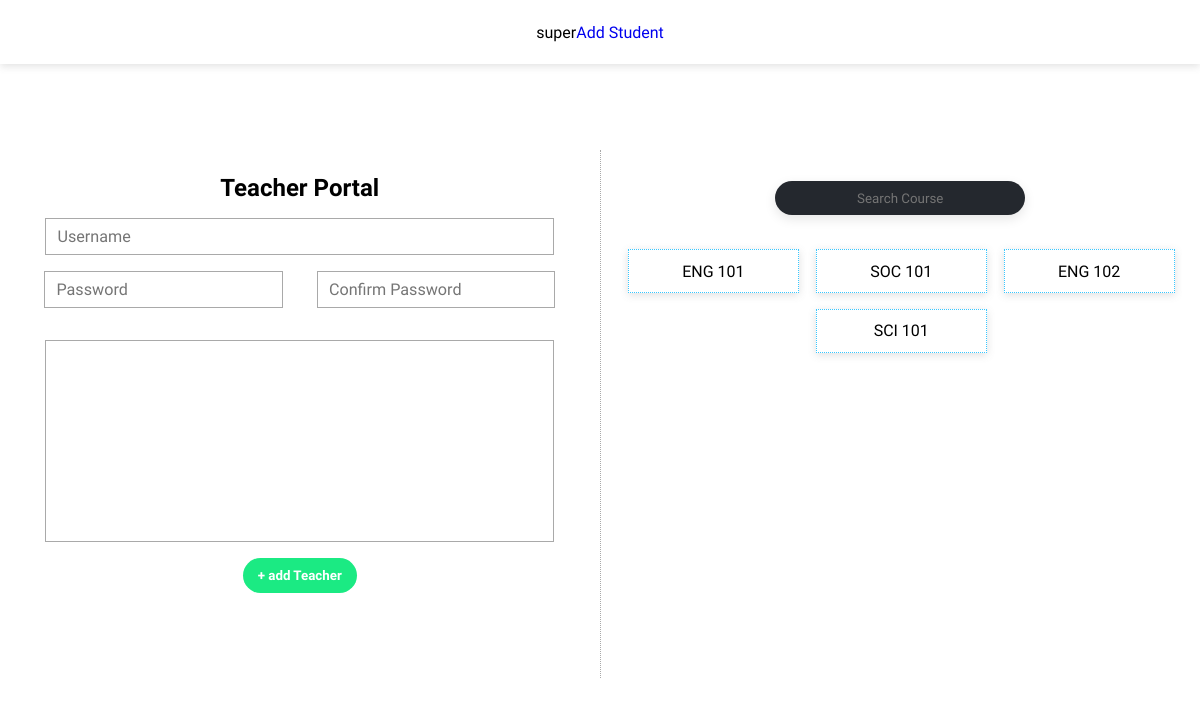
/teacher_portal (signed in), run on an earlier commit of the app's database.
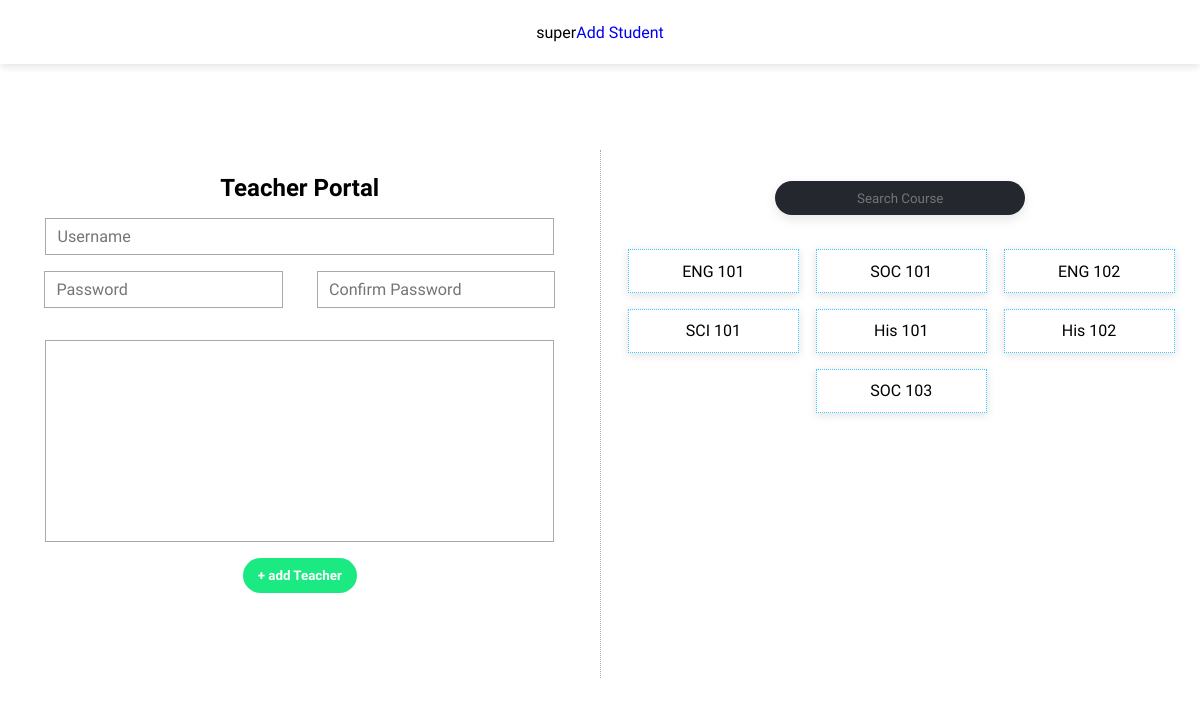
And on a later commit of the database.
### Log/models.py (models this page shows)
class User(AbstractUser):
    is_teacher = models.BooleanField(default=False)
    is_manager = models.BooleanField(default=False)
    is_student = models.BooleanField(default=False)

### Course/models.py (models this page shows, shortened)
class Course(models.Model):
    subject = models.ForeignKey(Subject, on_delete=models.CASCADE)
    grade = models.ForeignKey(Grade, on_delete=models.CASCADE)
    slug = models.SlugField(blank=True,null=True)
    def __str__(self):
        return f'{self.subject.abb} {self.grade.code}'

class Subject(models.Model):
    name = models.CharField(max_length=300)
    abb = models.CharField(max_length=100, blank=True,null=True)
    slug = models.SlugField(blank=True,null=True)
    def __str__(self):
        return f"{self.name}"

class Grade(models.Model):
    name = models.CharField(max_length=300)
    code = models.CharField(max_length=100)
    def __str__(self):
        return f'{self.name}'

### Log/views.py (the view, shortened to what this page needs)
# urls.py: path('teacher_portal', views.teacher_portal, name='teacher_portal'),
def teacher_portal(request):
    if not request.user.is_superuser:
        return redirect('portal')
    courses = Course.objects.all()
    context = {
        'courses' : courses
    }
    return render(request, 'teacher_portal.html', context)

### Log/templates/teacher_portal.html (shortened to what this page needs)
{% extends "base.html" %}
{% load static %}
{% block styles %}
<link rel="stylesheet" href="{% static 'Portal/portal.css' %}">
{% endblock styles %}
{% block page %}
<section class="page">
  <nav class="main_nav">
    {{user.username}}
    <a href="{% url 'student_portal' %}">Add Student</a>
  </nav>
  <section class="form_box">
    <form method="post" id="teacher_form">
      <div class="form_left">
        <header>Teacher Portal</header>
        <div class="info">
          <div>
            <input type="text" name="username" placeholder="Username" id="i1" required>
          </div>
          <div>
            <input type="password" name="password" class="pass1" placeholder="Password" id="i2" required>
            <input type="password" class="pass2" placeholder="Confirm Password" id="i2" required>
          </div>
        </div>
        <div class="course_box">
        </div>
        <button type="submit">+ add Teacher</button>
      </div>
      <div class="form_right">
        <header>
          <input type="text" placeholder="Search Course" oninput="runCourseSearch(event.target.value.toLowerCase())">
        </header>
        <div>
          {% for course in courses %}
          <label data-name="{{course}}" data-grade="{{course.grade}}" data-subject="{{course.subject}}">
            <div class="course_label">{{course}}</div>
          </label>
          {% endfor %}
        </div>
      </div>
    </form>
  </section>
</section>
{% endblock page %}

### Log/templates/base.html (shortened to what this page needs)
{% load static %}
<!DOCTYPE html>
<html lang="en">
<head>
  <link rel="stylesheet" href="https://cdn.jsdelivr.net/npm/swiper@9/swiper-bundle.min.css" />
  <link rel="stylesheet" href="{% static 'base.css' %}">
  {% block styles %}
  {% endblock styles %}
</head>
<body>
  {% block page %}
  {% endblock page %}
</body>
</html>

### static/base.css (style rules this page uses)
* { margin: 0; padding: 0; border: none; outline: none; text-decoration: none; font-family: 'Poppins', sans-serif; font-family: 'Plus Jakarta Sans', sans-serif; scroll-behavior: smooth; }
.page { position: relative; width: 100%; display: flex; align-items: center; }
a { cursor: pointer; }

### static/Portal/portal.css (style rules this page uses)
.page { min-height: 100vh; display: flex; align-items: center; justify-content: center; }
.form_box { width: 1200px; height: 500px; }
.form_box form { display: flex; height: 100%; align-items: flex-start; width: 100%; }
.form_left, .form_right { height: 96%; padding: 2% 1.5%; }
.form_left { display: flex; flex-direction: column; align-items: center; gap: 1rem; width: 47%; }
.form_left header { font-size: 1.5rem; font-weight: 600; width: 100%; text-align: center; }
.form_left .info { width: 100%; display: flex; flex-direction: column; gap: 1rem 0; }
.form_left .info div { width: 100%; display: flex; align-items: center; justify-content: center; }
.form_right { display: flex; flex-direction: column; border-left: 1px dotted darkgray; gap: 1rem; }
.form_right header { height: 10%; display: flex; align-items: center; justify-content: center; width: 100%; }
.form_right header input { height: 70%; width: 250px; text-align: center; border-radius: 40px; box-shadow: rgba(100, 100, 111, 0.2) 0px 7px 29px 0px; box-shadow: rgba(0, 0, 0, 0.1) 0px 4px 12px; background: #24282e; color: white; }
.form_right div { width: 100%; max-height: 85%; padding: 2% 0; display: flex; flex-wrap: wrap; justify-content: space-around; overflow-y: auto; gap: 1rem 0; overflow-x: hidden; }
.form_right label, .course_box label { width: 30%; }
.course_label { width: 100%; height: 35px; cursor: pointer; display: flex; justify-content: center; background: white; box-shadow: rgba(99, 99, 99, 0.2) 0px 2px 8px 0px; align-items: center; border: 1px dotted rgb(57, 199, 255); }
.form_left .info input { font-size: 1.01rem; height: 25px; border: 1px solid darkgray; padding: 5px 2%; }
.form_left .info #i1 { width: 86%; }
.form_left .info #i2 { width: 38%; }
.form_right { display: flex; align-items: flex-start; width: 47%; }
.main_nav { position: absolute; top: 0; width: 100%; min-height: 8vh; display: flex; align-items: center; justify-content: center; box-shadow: rgba(99, 99, 99, 0.2) 0px 2px 8px 0px; }
.form_left button { background: rgb(27, 234, 131); font-weight: 600; color: white; border-radius: 40px; cursor: pointer; padding: 10px 15px; }
.course_box { width: 86%; padding: 15px 2%; height: 170px; overflow-y: auto; flex-wrap: wrap; align-items: center; border: 1px solid darkgray; display: flex; justify-content: space-around; }

What changed in the data, as far as the page shows it:
added Course: subject+grade "His 101"
added Course: subject+grade "His 102"
added Course: subject+grade "SOC 103"
